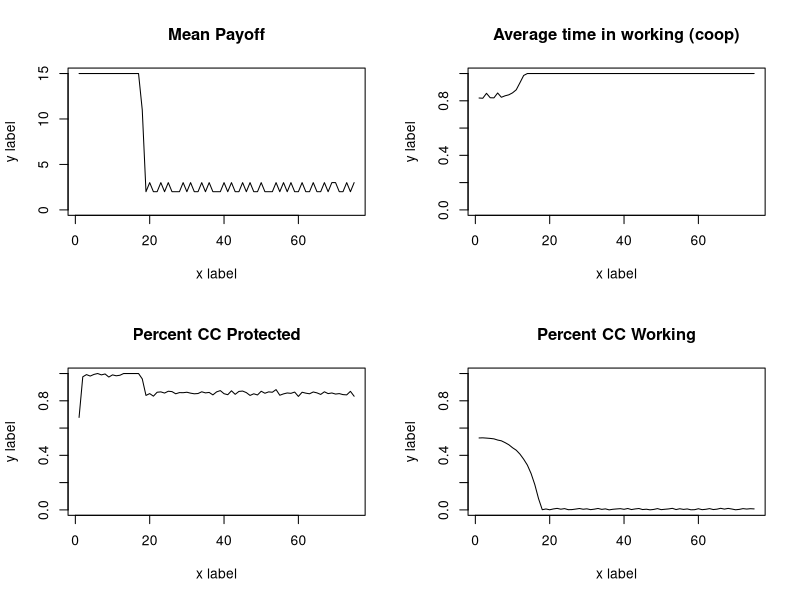
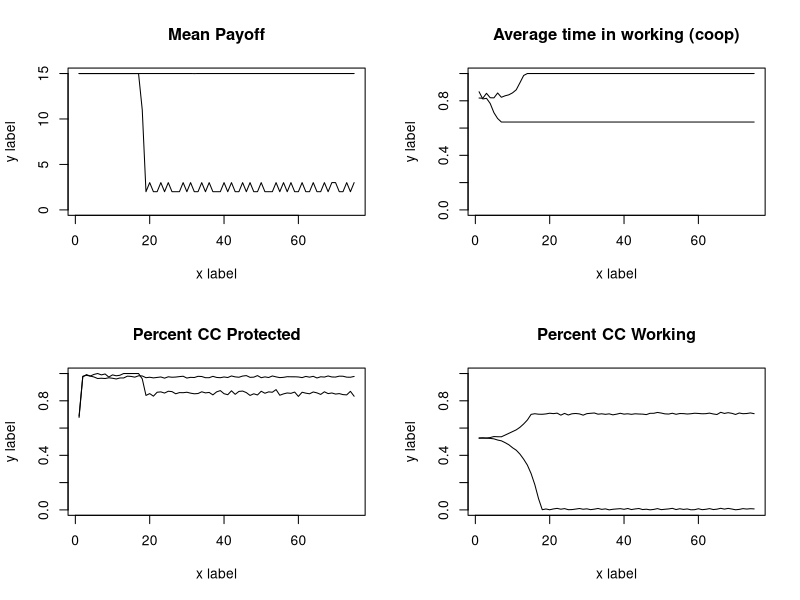
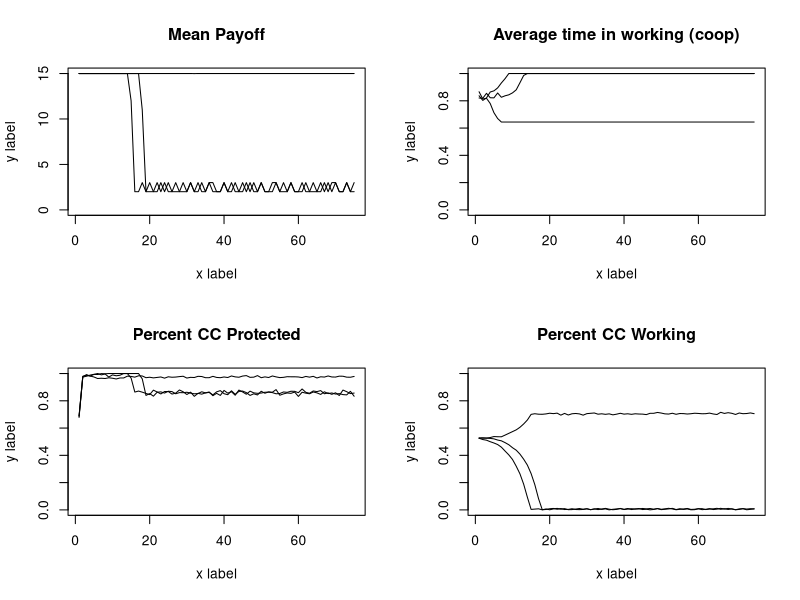
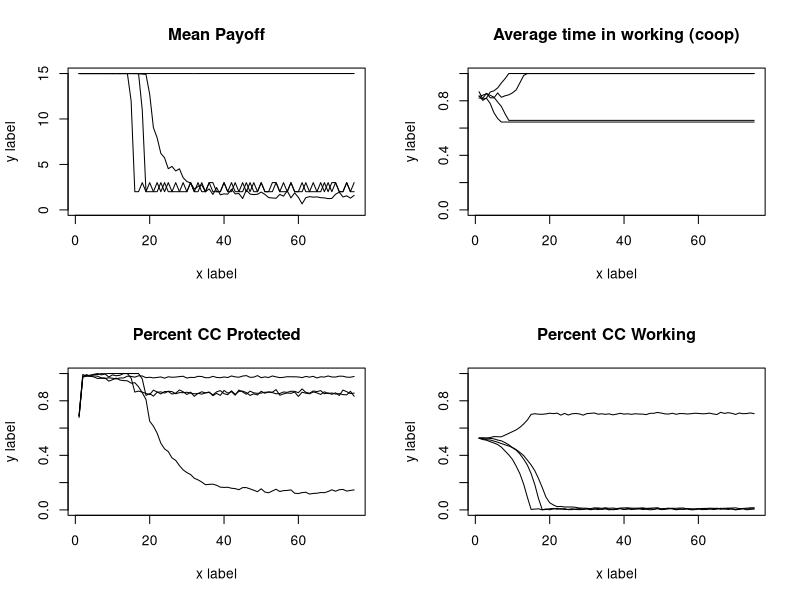
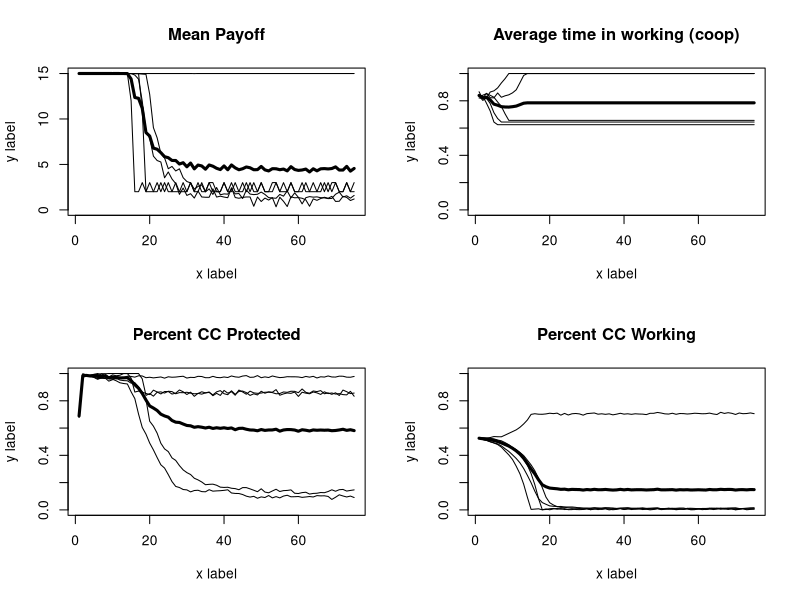
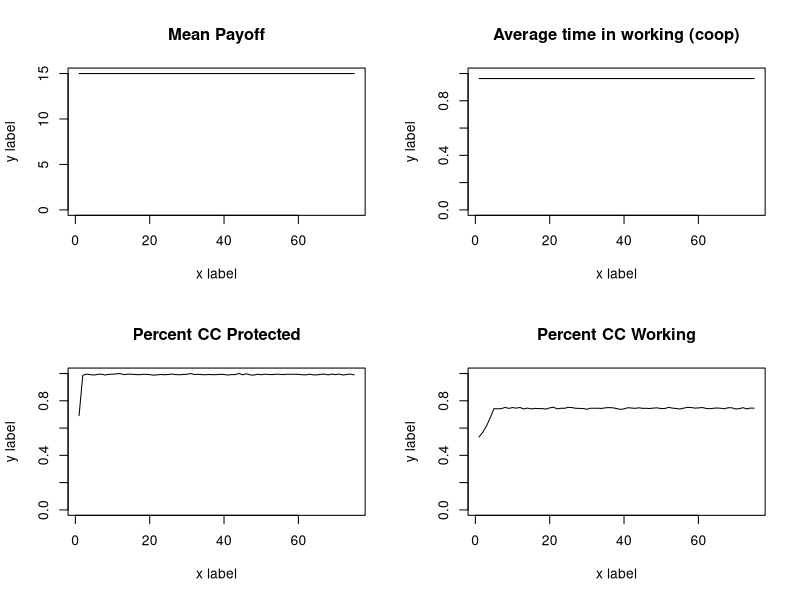
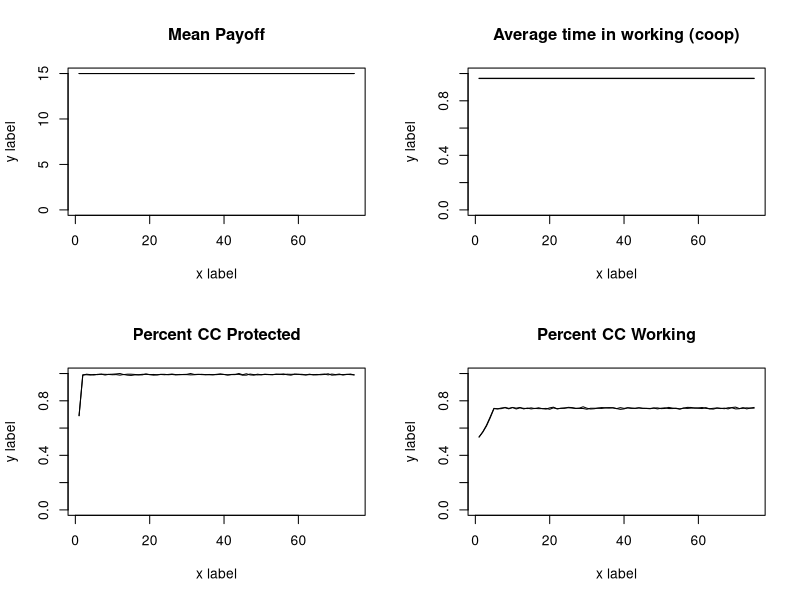
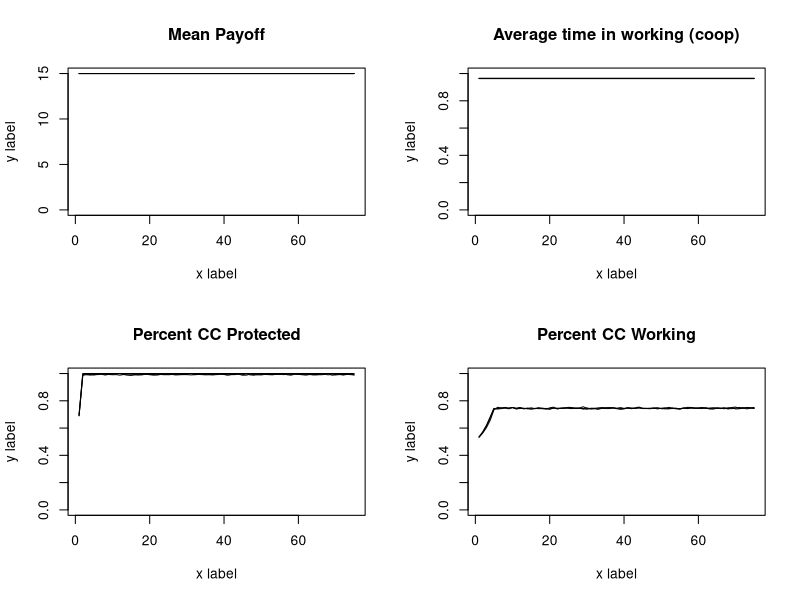

Write the R code that produced these figures, in order. (Note: a time limit stopped this script after it produced the figures.)
abm<-function(#Specified parameters
  
  Runs=3,
  Individuals=100, #number of total resource users in a population
  
  TotalCarryingCapacity=10000, #total available resource units
  
  StartPercCarryingCapacity = 0.7, #amount of resources available in the landscape at the start in proportion to CC
  
  PercProtected=0.15, #percent of the total resource that's in a protected area
  
  CoopPercStart=0.9, #percent of individuals who start by following the rules at t0
  
  LearningStrategy = "Success Bias", #options are Success Bias & Conformist
  
  TimeSteps=75,
  ResourceRegenerationPerTimeStep=1.5,
  harvestMax=15,
  ProbOfMobility=0.15){
  
  ## Create output dfs
  
  outputmeanTimeProtect<-as.data.frame(matrix(NA,TimeSteps,Runs)) #output df for mean time harvesting from protected area
  names(outputmeanTimeProtect)<- paste("Run", 1:Runs, sep="")
  
  outputmeanTimeWorking<-as.data.frame(matrix(NA,TimeSteps,Runs))#output df for mean time harvesting from working area
  names(outputmeanTimeWorking)<- paste("Run", 1:Runs, sep="")
  
  outputNumResourcesProtect<-as.data.frame(matrix(NA,TimeSteps,Runs))#output df for resources in protected area
  names(outputNumResourcesProtect)<- paste("Run", 1:Runs, sep="")
  
  outputpercCCProtect<-as.data.frame(matrix(NA,TimeSteps,Runs))#output df for % of CC in protected area
  names(outputpercCCProtect)<- paste("Run", 1:Runs, sep="")
  
  outputNumResourcesWorking<-as.data.frame(matrix(NA,TimeSteps,Runs))#output df for resources in working area
  names(outputNumResourcesWorking)<- paste("Run", 1:Runs, sep="")
  
  outputpercCCWorking<-as.data.frame(matrix(NA,TimeSteps,Runs))#output df for % of CC in working area
  names(outputpercCCWorking)<- paste("Run", 1:Runs, sep="")
  
  outputmeanPayoff<-as.data.frame(matrix(NA,TimeSteps,Runs)) #output df for mean payoff
  names(outputmeanPayoff)<- paste("Run", 1:Runs, sep="")
  
  
  
  for (r in 1:Runs){
    PercWorking= 1-PercProtected #percent of resource in a working landscape
    TotalCCResourceProtected=PercProtected*TotalCarryingCapacity #total resource units in carrying capacity of protected area
    TotalCCResourceWorking=PercWorking*TotalCarryingCapacity #total resource units in carrying capacity of working area
    StartResourceWorking = TotalCCResourceWorking*StartPercCarryingCapacity #number of resources in the working landscape starting
    StartResourceProtected = TotalCCResourceProtected*StartPercCarryingCapacity #number of resources in the protected landscape starting
    CoopNumStart= as.integer(CoopPercStart*Individuals) #number of individuals cooperating fully at t0
    DefNumStart= Individuals - CoopNumStart#number of individuals defecting at t0
    PercTimeProtected = c(rep(0,CoopNumStart),rbeta(DefNumStart,1,2)) #percent of their foraging time each indv spends in the PA
    PercTimeWorking = (1-PercTimeProtected)#percent of their foraging time each indv spends in the working landscape
    
    agents<-data.frame(PercTimeProtected,
                       PercTimeWorking,
                       PayoffProtectedLastTime = rep(NA,Individuals),
                       PayoffWorkingLastTime= rep(NA,Individuals))   #dataframe to be filled with initial payoffs
    
    ProtectPerDefect<-as.integer(StartResourceProtected/DefNumStart) #protected area resources per each individual harvesting there
    WorkingPerTotal<-as.integer(StartResourceWorking/Individuals) #working landscape resources per individual
    
    for ( i in 1:nrow(agents)){  #fill the starting df percent payoff from the protected landscape is a function of the amount 
      agent2<-agents[i,]   #of resources there per individual searching there, and a random draw with a chance of success equal to time spent
      agents[i,4]<-rbinom(1,as.integer(WorkingPerTotal),agent2$PercTimeWorking)
      agents[i,4]<-ifelse(agents[i,4]>=harvestMax,harvestMax,agents[i,4])
      agents[i,3]<- ifelse(agents[i,4]< harvestMax,rbinom(1,ProtectPerDefect,agent2$PercTimeProtected),0) #if they didnt get the max harvest, then 
      agents[i,3]<-ifelse(agents[i,3]>harvestMax-agents[i,4],harvestMax-agents[i,4],agents[i,3])
    } #see what they get from the working landscape first
    
    
    
    agents$PayoffTotalLastTime<- agents$PayoffProtectedLastTime + agents$PayoffWorkingLastTime #total payoff is the sum of what they get from both areas
    
    
    
    
    outputmeanTimeProtect[1,r] <- mean(agents$PercTimeProtected)  #fill it with the outouts from time 1
    outputmeanTimeWorking[1,r]  <- mean(agents$PercTimeWorking) 
    outputNumResourcesProtect[1,r] <- StartResourceProtected-sum(agents$PayoffProtectedLastTime) 
    outputNumResourcesWorking[1,r] <- StartResourceWorking-sum(agents$PayoffWorkingLastTime) 
    outputpercCCProtect[1,r]  <- outputNumResourcesProtect[1,r]/TotalCCResourceProtected
    outputpercCCWorking[1,r]  <- outputNumResourcesWorking[1,r]/TotalCCResourceWorking
    outputmeanPayoff[1,r]  <- mean(agents$PayoffTotalLastTime) 
    
    
    
    for (t in 2:TimeSteps){  #run the abm for all o fthe time steps
      
      #choose new strategy  
      
      LastTimeAgents<-agents  #save the agents from the pervious time to a new df
      
      LastTimePercTimeProtected<-LastTimeAgents$PercTimeProtected  #pull out the previous pretected foraging times as vector
      LastTimePercWorking<-LastTimeAgents$PercTimeWorking  #pull out the previous working foraging times as vector
      
      PercTimeProtected<-rep(NA,length(PercTimeProtected))  #nullify the previous perc time protected vector so we can fill it later and be confident the values changed
      
      if(LearningStrategy == "Success Bias"){ 
        for (j in 1:nrow(LastTimeAgents)){  
          ThisAgent<-LastTimeAgents[j,]      #modify the foraging strategy of each agent individually
          OtherAgents<-LastTimeAgents[-j,]   #dataframe of ther agents for them to copy from
          ThisAgentPayoff<-ThisAgent$PayoffTotalLastTime   #payoff last time period for this agent
          OtherAgentSpecific<-OtherAgents[sample(nrow(OtherAgents),1),] #choose a specific agent for them to get paired up with
          OtherAgentPayoff<-OtherAgentSpecific$PayoffTotalLastTime  #Payoff the other agent recieved
          OtherAgentPercProtect<-OtherAgentSpecific$PercTimeProtected #strategy of other agent
          ThisAgentPercProtect<-ThisAgent$PercTimeProtected  #strategy of this agent
          
          PercTimeProtected[j]<-ifelse(ThisAgentPayoff >=OtherAgentPayoff,ThisAgent$PercTimeProtected,
                                       (ThisAgentPercProtect+((OtherAgentPercProtect-ThisAgentPercProtect)/2))) #vector of new strategies
          
          #if this agent did better than the randomly selected agent then they keep their strategy
          #if they did worse thnan they modify their strategy to be the difference between their previou sstrategy and the randomly selected agent
          
        }}
      #if(LearningStrategy == "Conformist"){
       # for (j in 1:nrow(LastTimeAgents)){  
        #  ThisAgent<-LastTimeAgents[j,]      #Pull out each specific agent
         # OtherAgents<-LastTimeAgents[-j,]   #dataframe of ther agents for them to copy from
        #  OtherAgentsSample<-OtherAgents[c(sample(1:nrow(OtherAgents),5)),] #haphazardly chose 5 here...look into lit to find good number!!!
        #  OtherAgentsPercProtect<-mean(OtherAgentsSample$PercTimeProtected )# mean strategy of other agents
         # ThisAgentPercProtect<-ThisAgent$PercTimeProtected  #strategy of this agent
          
        #  PercTimeProtected[j]<-(ThisAgentPercProtect+((OtherAgentsPercProtect-ThisAgentPercProtect)/2)) #vector of new strategies
        #}}
      
      if(LearningStrategy == "Conformist"){
        for (j in 1:nrow(LastTimeAgents)){  
          ThisAgent<-LastTimeAgents[j,]      #Pull out each specific agent
          OtherAgents<-LastTimeAgents[-j,]   #dataframe of ther agents for them to copy from
          OtherAgentsSample<-OtherAgents[c(sample(1:nrow(OtherAgents),5)),] #haphazardly chose 5 here...look into lit to find good number!!!
          ThisAgentPercProtect<-ThisAgent$PercTimeProtected
          if(length(which(OtherAgentsSample$PercTimeProtected>0.0))>2 & ThisAgentPercProtect ==0.0){PercTimeProtected[j]<-rbeta(1,1,2)}
          if(length(which(OtherAgentsSample$PercTimeProtected>0.0))>2 & ThisAgentPercProtect >0.0){PercTimeProtected[j]<-ThisAgentPercProtect}
          if(length(which(OtherAgentsSample$PercTimeProtected==0.0))>2){PercTimeProtected[j]<-0.0}
        }}
      
      PercTimeWorking<- 1-PercTimeProtected   #time foraging in the working landscape
      
      
      agents<-data.frame(PercTimeProtected,   #new agent dataframe to fill
                         PercTimeWorking,
                         PayoffProtectedLastTime = rep(NA,Individuals),
                         PayoffWorkingLastTime= rep(NA,Individuals)) 
      
      
      #New resource pools to pull from
      #make sure they dont regenerate past their carrying capacity
      
      NewProtectedResourcesTotal<-round(outputNumResourcesProtect[t-1,r] * ResourceRegenerationPerTimeStep,digits=0)
      NewProtectedResourcesTotal<-ifelse(NewProtectedResourcesTotal<=  TotalCCResourceProtected,NewProtectedResourcesTotal, TotalCCResourceProtected)
      NewWorkingResourcesTotal<-round(outputNumResourcesWorking[t-1,r] * ResourceRegenerationPerTimeStep,digits=0)
      NewWorkingResourcesTotal<-ifelse(NewWorkingResourcesTotal<=TotalCCResourceWorking,NewWorkingResourcesTotal,TotalCCResourceWorking)
      
      ##Resource mobility
      LeaveWorking<-rbinom(1,NewWorkingResourcesTotal,ProbOfMobility) #number of resources which leave the protected area
      LeaveProtected<-rbinom(1,as.integer(NewProtectedResourcesTotal),ProbOfMobility)#number of resources which leave the working area
      
      #do the accounting on entering vs leaving individuals
      NewWorkingResourcesTotal<-NewWorkingResourcesTotal-LeaveWorking+LeaveProtected
      NewProtectedResourcesTotal<-NewProtectedResourcesTotal-LeaveProtected+LeaveWorking
      
      #Make sure they dont go over the CC again
      NewWorkingResourcesTotal<-ifelse(NewWorkingResourcesTotal<=TotalCCResourceWorking,NewWorkingResourcesTotal,TotalCCResourceWorking)
      NewProtectedResourcesTotal<-ifelse(NewProtectedResourcesTotal<=  TotalCCResourceProtected,NewProtectedResourcesTotal, TotalCCResourceProtected)
      
      
      ##calculate available resources per individual
      if(nrow(agents[agents$PercTimeProtected>0,])==0){ProtectPerDefect<-NewProtectedResourcesTotal}
      if(nrow(agents[agents$PercTimeProtected>0,])!=0){ProtectPerDefect<-as.integer(NewProtectedResourcesTotal/nrow(agents[agents$PercTimeProtected>0,]))}
      WorkingPerTotal<-as.integer(NewWorkingResourcesTotal/Individuals)
      
      
      for ( i in 1:nrow(agents)){  #fill the starting df percent payoff from the protected landscape is a function of the amount 
        agent2<-agents[i,]   #of resources there per individual searching there, and a random draw with a chance of success equal to time spent
        agents[i,4]<-rbinom(1,as.integer(WorkingPerTotal),agent2$PercTimeWorking)
        agents[i,4]<-ifelse(agents[i,4]>=harvestMax,harvestMax,agents[i,4])
        agents[i,3]<- ifelse(agents[i,4]< harvestMax,rbinom(1,ProtectPerDefect,agent2$PercTimeProtected),0) #if they didnt get the max harvest, then 
        agents[i,3]<-ifelse(agents[i,3]>harvestMax-agents[i,4],harvestMax-agents[i,4],agents[i,3])
      } #see what they get from the working landscape first
      
      
      
      agents$PayoffTotalLastTime<- agents$PayoffProtectedLastTime + agents$PayoffWorkingLastTime #total payoff is the sum of what they get from both areas
      
      outputmeanTimeProtect[t,r] <- mean(agents$PercTimeProtected)  #fill it with the outouts from time 1
      outputmeanTimeWorking[t,r]  <- mean(agents$PercTimeWorking) 
      outputNumResourcesProtect[t,r] <- NewProtectedResourcesTotal-sum(agents$PayoffProtectedLastTime) 
      outputNumResourcesWorking[t,r]  <- NewWorkingResourcesTotal-sum(agents$PayoffWorkingLastTime)
      outputpercCCProtect[t,r]  <- outputNumResourcesProtect[t,r]/TotalCCResourceProtected
      outputpercCCWorking[t,r]  <- outputNumResourcesWorking[t,r]/TotalCCResourceWorking
      outputmeanPayoff[t,r]  <- mean(agents$PayoffTotalLastTime)
      
    }
    par(mfrow=c(2,2))
    
    #mean payoff
    plot(rowMeans(outputmeanPayoff), type = 'l', ylab = "y label", xlab = "x label", ylim=c(0,harvestMax), lwd = 3, main = "Mean Payoff")
    
    for (j in 1:Runs) {  
      
      lines(outputmeanPayoff[,j], type = 'l')  # add lines for each run, up to r_max
      
    }
    
    #% CC protected
    plot(rowMeans(outputmeanTimeWorking), type = 'l', ylab = "y label", xlab = "x label", ylim=c(0,1), lwd = 3, main = "Average time in working (coop)")
    
    for (j in 1:Runs) {  
      
      lines(outputmeanTimeWorking[,j], type = 'l')  # add lines for each run, up to r_max
      
    }
    
    #% CC protected
    plot(rowMeans(outputpercCCProtect), type = 'l', ylab = "y label", xlab = "x label", ylim=c(0,1), lwd = 3, main = "Percent CC Protected")
    
    for (j in 1:Runs) {  
      
      lines(outputpercCCProtect[,j], type = 'l')  # add lines for each run, up to r_max
      
    }
    
    #% CC working
    plot(rowMeans(outputpercCCWorking), type = 'l', ylab = "y label", xlab = "x label", ylim=c(0,1), lwd = 3, main = "Percent CC Working")
    
    for (j in 1:Runs) {  
      
      lines(outputpercCCWorking[,j], type = 'l')  # add lines for each run, up to r_max
      
    }

    
  }
  outputmeanPayoff$Timestep<-c(1:TimeSteps)
  outputmeanTimeProtect$Timestep<-c(1:TimeSteps)
  outputmeanTimeWorking$Timestep<-c(1:TimeSteps)
  outputNumResourcesProtect$Timestep<-c(1:TimeSteps)
  outputNumResourcesWorking$Timestep<-c(1:TimeSteps)
  outputpercCCProtect$Timestep<-c(1:TimeSteps)
  outputpercCCWorking$Timestep<-c(1:TimeSteps)
  outputmeanPayoff$Timestep<-c(1:TimeSteps)
  
  
  FullOutput<-list(meanPayoff=outputmeanPayoff,
                   meanTimeProtect=outputmeanTimeProtect,
                   meanTimeWorking=outputmeanTimeWorking,
                   NumResourcesProtect=outputNumResourcesProtect,
                   NumResourcesWorking=outputNumResourcesWorking,
                   percCCProtect=outputpercCCProtect,
                   percCCWorking=outputpercCCWorking,
                   meanPayoff=outputmeanPayoff)
  
  FullOutput<<-FullOutput
  
  
}

abm(Runs=5,LearningStrategy = "Conformist",CoopPercStart = 0.5)

#fill a dataframe with the means

FillData<-data.frame(PercProtected=seq(0.1,0.9,0.05),ResourceMobility=seq(0.1,0.9,0.05))
FillData<-expand.grid(PercProtected=seq(0.1,0.9,0.05), ResourceMobility=seq(0.1,0.9,0.05))
FillData$ProtectedCC<-rep(NA,nrow(FillData))

for (i in 1:nrow(FillData)){
abm(Runs=10,Individuals = 100,
    PercProtected = FillData[i,]$PercProtected, 
    ProbOfMobility = FillData[i,]$ResourceMobility)
FillData[i,3]<-apply(FullOutput$percCCProtect[75,1:10],1,mean)  
  
}
  

  
